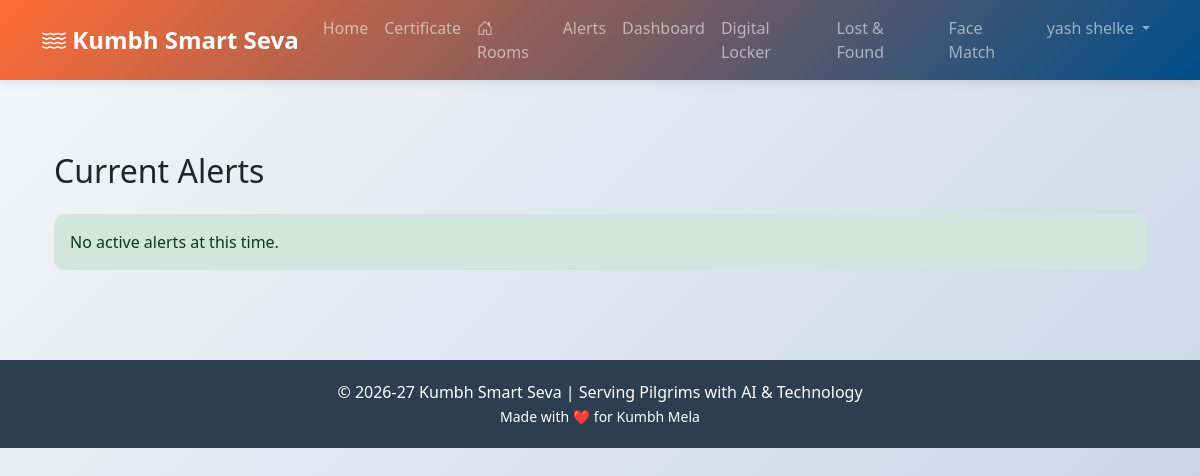
/alerts (signed in), run on an earlier commit of the app's database.
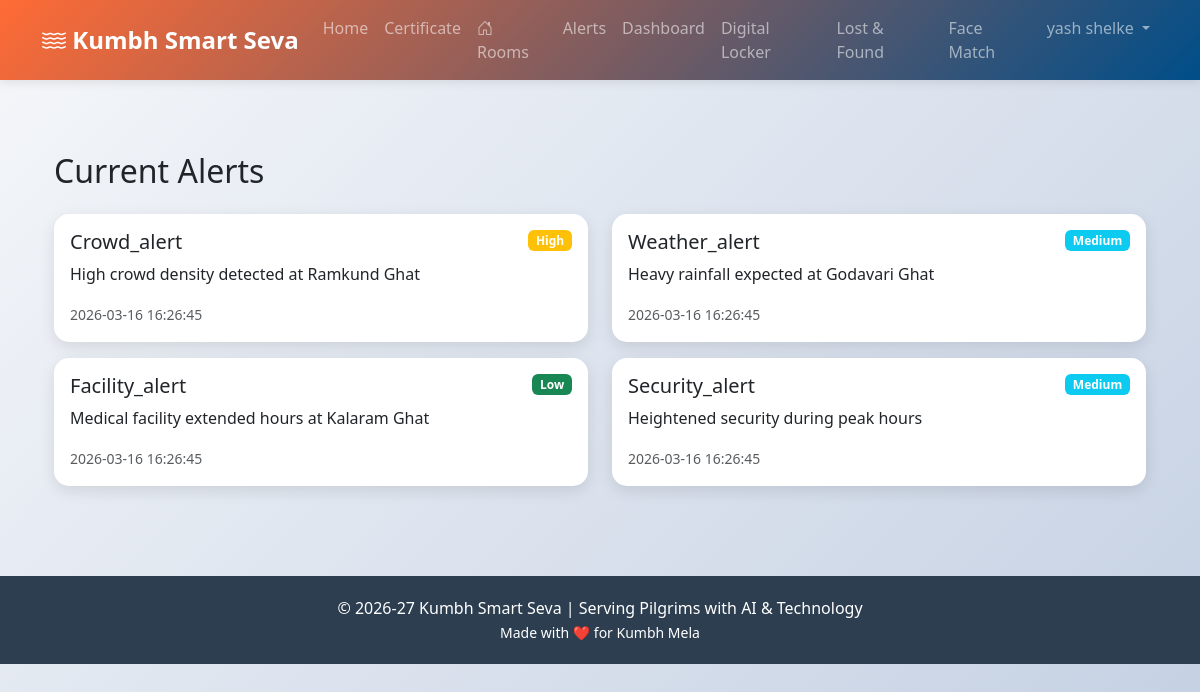
And on a later commit of the database.
### tables this page shows
CREATE TABLE alerts (
                id INTEGER PRIMARY KEY AUTOINCREMENT,
                location_id INTEGER NOT NULL,
                alert_type TEXT NOT NULL,
                message TEXT NOT NULL,
                severity TEXT DEFAULT 'medium',
                resolved BOOLEAN DEFAULT 0,
                created_at TIMESTAMP DEFAULT CURRENT_TIMESTAMP,
                FOREIGN KEY (location_id) REFERENCES locations(id)
            );

### app.py (the view)
@app.route('/alerts')
def view_alerts():
    alerts = admin_manager.get_active_alerts()
    return render_template('alerts.html', alerts=alerts)

### app.py (called while the page is built)
@app.before_request
def require_login_for_modules():
    exempt_endpoints = {
        'index', 'login', 'register', 'logout',
        'admin_login', 'admin_logout',
        'generate_certificate_page', 'create_certificate', 'view_certificate',
        'verify_certificate', 'verify_certificate_page', 'api_verify_certificate', 'download_certificate'
    }
    endpoint = request.endpoint or ''
    if endpoint.startswith('static'):
        return
    if endpoint in exempt_endpoints:
        return
    if 'certificate' in endpoint:
        return
    if session.get('user_id') or session.get('admin_id'):
        return
    if endpoint not in {'login', 'register'}:
        flash('Please login to access this feature', 'warning')
    return redirect(url_for('login'))

### modules/admin_manager.py (called while the page is built)
    def get_connection(self):
        conn = sqlite3.connect(self.db_path)
        conn.row_factory = sqlite3.Row
        return conn

    def get_active_alerts(self, location_id=None):
        conn = self.get_connection()
        cursor = conn.cursor()
        query = 'SELECT * FROM alerts WHERE resolved = 0'
        params = []
        if location_id:
            query += ' AND location_id = ?'
            params.append(location_id)
        query += ' ORDER BY created_at DESC'
        cursor.execute(query, params)
        alerts = cursor.fetchall()
        conn.close()
        return [dict(a) for a in alerts]

### templates/alerts.html (shortened to what this page needs)
{% extends "base.html" %}
{% block content %}
<div class="container py-4">
    <h2 class="mb-4"> Current Alerts</h2>
    {% if alerts %}
        <div class="row">
            {% for alert in alerts %}
            <div class="col-md-6 mb-3">
                <div class="card border-left-{{ 'danger' if alert.severity == 'critical' else 'warning' if alert.severity == 'high' else 'info' if alert.severity == 'medium' else 'success' }}">
                    <div class="card-body">
                        <div class="d-flex justify-content-between align-items-start mb-2">
                            <h5 class="card-title mb-0">
                                {{ alert.alert_type|title }}
                            </h5>
                            <span class="badge bg-{{ 'danger' if alert.severity == 'critical' else 'warning' if alert.severity == 'high' else 'info' if alert.severity == 'medium' else 'success' }}">
                                {{ alert.severity|title }}
                            </span>
                        </div>
                        <p class="card-text">{{ alert.message }}</p>
                        <small class="text-muted">
                             {{ alert.created_at }}
                        </small>
                    </div>
                </div>
            </div>
            {% endfor %}
        </div>
    {% else %}
        <div class="alert alert-success">
             No active alerts at this time.
        </div>
    {% endif %}
</div>
{% endblock %}

### templates/base.html (shortened to what this page needs)
<!DOCTYPE html>
<html lang="en">
<head>
    <link href="https://cdn.jsdelivr.net/npm/bootstrap@5.3.0/dist/css/bootstrap.min.css" rel="stylesheet">
    <link rel="stylesheet" href="https://cdn.jsdelivr.net/npm/bootstrap-icons@1.10.0/font/bootstrap-icons.css">
</head>
<body>
    <nav class="navbar navbar-expand-lg navbar-dark">
        <div class="container">
            <a class="navbar-brand" href="{{ url_for('index') }}">
                <i class="bi bi-water"></i> Kumbh Smart Seva
            </a>
            <div class="collapse navbar-collapse" id="navbarNav">
                <ul class="navbar-nav ms-auto">
                    <li class="nav-item">
                        <a class="nav-link" href="{{ url_for('index') }}">Home</a>
                    </li>
                    <li class="nav-item">
                        <a class="nav-link" href="{{ url_for('generate_certificate_page') }}">
                             Certificate
                        </a>
                    </li>
                    <li class="nav-item">
                        <a class="nav-link" href="{{ url_for('rooms.search_rooms') }}">
                            <i class="bi bi-house-door"></i> Rooms
                        </a>
                    </li>
                    <li class="nav-item">
                        <a class="nav-link" href="{{ url_for('view_alerts') }}">
                             Alerts
                        </a>
                    </li>
                    {% if session.user_id %}
                    <li class="nav-item">
                        <a class="nav-link" href="{{ url_for('dashboard') }}">Dashboard</a>
                    </li>
                    <li class="nav-item">
                        <a class="nav-link" href="{{ url_for('locker_page') }}">Digital Locker</a>
                    </li>
                    <li class="nav-item">
                        <a class="nav-link" href="{{ url_for('lost_person_page') }}">Lost & Found</a>
                    </li>
                    <li class="nav-item">
                        <a class="nav-link" href="{{ url_for('face_match_page') }}">
                             Face Match
                        </a>
                    </li>
                    <li class="nav-item dropdown">
                        <a class="nav-link dropdown-toggle" href="#" id="navbarDropdown" role="button" data-bs-toggle="dropdown">
                             {{ session.user_name }}
                        </a>
                    </li>
                    {% endif %}
                </ul>
            </div>
        </div>
    </nav>
    <main class="container my-5">
        {% block content %}{% endblock %}
    </main>
    <footer class="text-center">
        <div class="container">
            <p class="mb-0">© 2026-27 Kumbh Smart Seva | Serving Pilgrims with AI & Technology</p>
            <small>Made with ❤️ for Kumbh Mela</small>
        </div>
    </footer>
</body>
</html>

### templates/base.html (style rules this page uses)
:root { --primary-color: #ff6b35; --secondary-color: #004e89; --success-color: #06a77d; --warning-color: #f77f00; }
body { font-family: 'Segoe UI', Tahoma, Geneva, Verdana, sans-serif; background: linear-gradient(135deg, #f5f7fa 0%, #c3cfe2 100%); min-height: 100vh; }
.navbar { background: linear-gradient(135deg, var(--primary-color) 0%, var(--secondary-color) 100%) !important; box-shadow: 0 2px 10px rgba(0,0,0,0.1); }
.navbar-brand { font-weight: bold; font-size: 1.5rem; }
.card { border: none; border-radius: 15px; box-shadow: 0 5px 15px rgba(0,0,0,0.1); transition: transform 0.3s ease; }
footer { background-color: #2c3e50; color: white; padding: 20px 0; margin-top: 50px; }

What changed in the data, as far as the page shows it:
added alerts: alert_type "Crowd_alert", severity "High", message "High crowd density detected at Ramkund Ghat", created_at "2026-03-16 16:26:45"
added alerts: alert_type "Weather_alert", severity "Medium", message "Heavy rainfall expected at Godavari Ghat", created_at "2026-03-16 16:26:45"
added alerts: alert_type "Facility_alert", severity "Low", message "Medical facility extended hours at Kalaram Ghat", created_at "2026-03-16 16:26:45"
added alerts: alert_type "Security_alert", severity "Medium", message "Heightened security during peak hours", created_at "2026-03-16 16:26:45"
Also different on the page:
text no longer shown: "No active alerts at this time."
